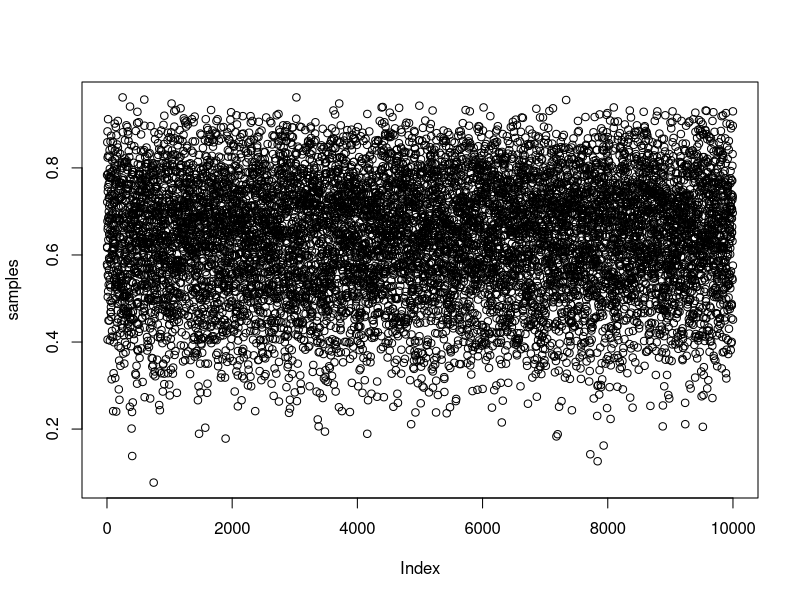

Write the R code that produced this figure.
## R code 3.2
p_grid <- seq( from=0 , to=1 , length.out=1000 )
prior <- rep( 1 , 1000 )
likelihood <- dbinom( 6 , size=9 , prob=p_grid )
posterior <- likelihood * prior
posterior <- posterior / sum(posterior)

## R code 3.3
samples <- sample( p_grid , prob=posterior , size=1e4 , replace=TRUE )

## R code 3.4
plot( samples )
